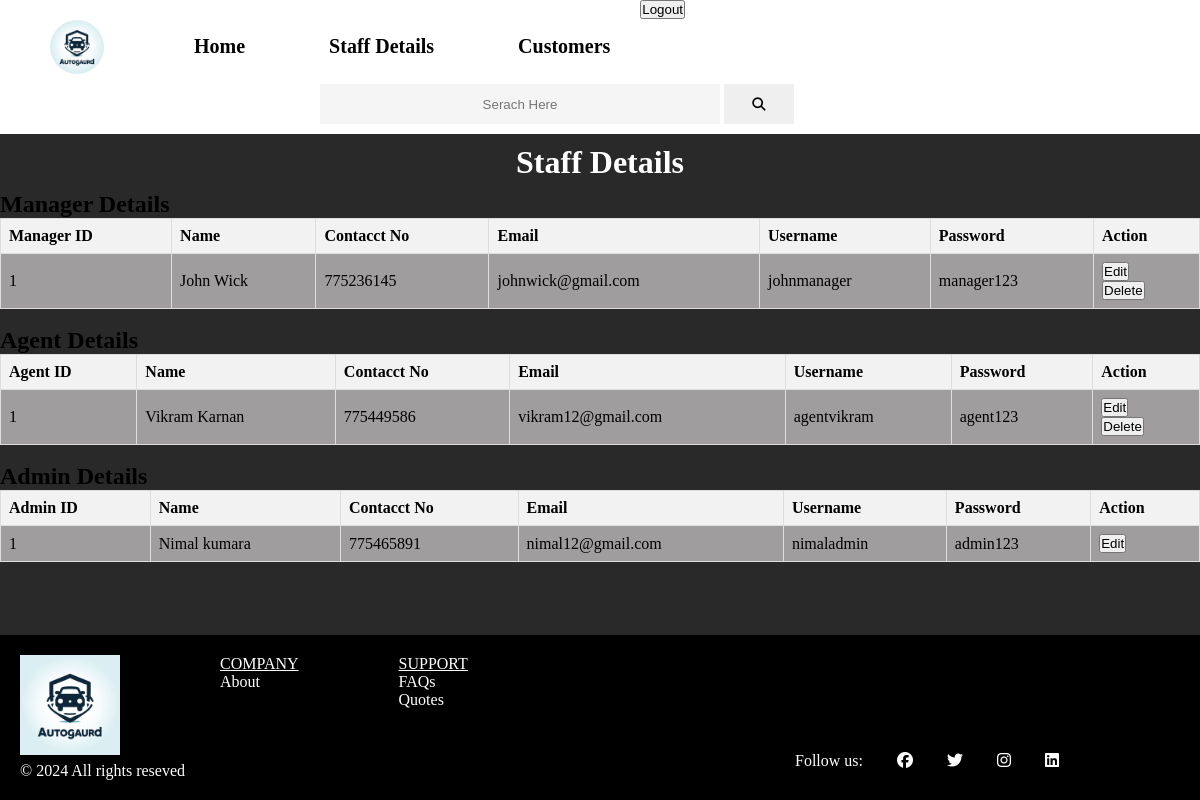
Screenshot of /staff.php (signed in) with the database file from the repository.
### tables this page shows
CREATE TABLE `manager` (
  `man_id` int(4) NOT NULL,
  `username` varchar(20) NOT NULL,
  `password` varchar(20) NOT NULL,
  `f_name` varchar(30) NOT NULL,
  `l_name` varchar(30) NOT NULL,
  `contact_no` int(10) NOT NULL,
  `email` varchar(40) NOT NULL
);

CREATE TABLE `agent` (
  `agent_id` int(4) NOT NULL,
  `username` varchar(20) NOT NULL,
  `password` varchar(20) NOT NULL,
  `f_name` varchar(30) NOT NULL,
  `l_name` varchar(30) NOT NULL,
  `contact_no` int(10) NOT NULL,
  `email` varchar(40) NOT NULL
);

### staff.php (the view, shortened to what this page needs)
<!DOCTYPE html>
<html lang="en">
<head>
    <link rel="stylesheet" href="styles/commonStyle.css">
    <link rel="stylesheet" href="https://cdnjs.cloudflare.com/ajax/libs/font-awesome/6.5.2/css/all.min.css"
 />
</head>
<body>
    <header>
    <?php
    if(isset($_SESSION['id'])){
        echo '<nav id="nav_bar">
        <img src="image/logo.jpg" alt="Logo" id="logo">
        <ul style="margin-left: 5vh;">
            <li><a href="home.php">Home</a></li>
            <li><a href="insurance.php">Insurance Product</a></li>
            <li><a href="policy.php">My Policy</a></li>
            <li><a href="claims.php">Claims</a></li>
            <li><a href="Payment.php">Payments</a></li>
            <li><a href="about.php">About Us</a></li>
            <li><a href="contact.php">Contact Us</a></li>
        </ul>
        <a href="user_account.php"><img src="image/profile.jpeg" alt="profile" id="profile_pic"></a>
        <form method="post" action="user.php">
        <button name="logout">Logout</button>
        </form>
        <div id="menu_iconn">
            <p><i class="fa-solid fa-bars" onclick="toggleDropdown()"></i></p>
        </div>
    </nav>';
    }
    else if(isset($_SESSION['staff'])){
        if ($_SESSION['staff']==1){
            echo '<nav id="nav_bar">
            <img src="image/logo.jpg" alt="Logo" id="logo">
            <ul style="margin-left: 5vh;">
                <li><a href="home.php">Home</a></li>
                <li><a href="staff.php">Staff Details</a></li>
                <li><a href="customer.php">Customers</a></li>
            </ul>
            <form method="post" action="register ins.php">
            <button name="logout">Logout</button>
            </form>
            <div id="menu_iconn">
                <p><i class="fa-solid fa-bars" onclick="toggleDropdown()"></i></p>
            </div>
        </nav>';
        }
    }
    ?>
        <div class="container_1">
            <input type="text" name="search_engine" placeholder="Serach Here">
            <button><i class="fa-solid fa-magnifying-glass"></i></button>
        </div>
    </header>
    <main>
        <div class="agent_div">
            <h1>Staff Details</h1>
            <h2>Manager Details</h2>
            <?php
                require 'config.php';
                if(isset($_SESSION['staff'])){
                $sql = "SELECT * FROM manager ";
                $result = $con->query($sql);
                echo '<table id="manager_table">
                <tr>
                    <th>Manager ID</th>
                    <th>Name</th>
                    <th>Contacct No</th>
                    <th>Email</th>
                    <th>Username</th>
                    <th>Password</th>
                    <th>Action</th></tr>';
                if ($result->num_rows > 0){
                    while($row=$result->fetch_assoc())
                    {
                        echo "<tr>";
                        echo '<td>'.$row['man_id'].'</td><td>'.$row['f_name']." ".$row['l_name'].'</td><td>'.$row['contact_no'].'</td><td>'.$row['email'].'</td><td>'.$row['username'].'</td><td>'.$row['password'].'</td><td>
                        <form method="post" action="sign up.php">
                            <input type="hidden" name="id" value="'.$row['man_id'].'">
                            <input type="hidden" name="f_name" value="'.$row['f_name'].'">
                            <input type="hidden" name="l_name" value="'.$row['l_name'].'">
                            <input type="hidden" name="phone" value="'.$row['contact_no'].'">
                            <input type="hidden" name="email" value="'.$row['email'].'">
                            <input type="hidden" name="username" value="'.$row['username'].'">
                            <input type="hidden" name="password" value="'.$row['password'].'">
                            <input type="submit" name="edit" value="Edit">
                        </form>
                        <form method="post" action="staff validate.php">
                            <input type="hidden" name="dlt" value="'.$row['man_id'].'">
                            <input type="submit" name="delete" value="Delete">
                        </form>
                        </td></tr>';
                    }
                }
                echo '</table><br>';
                $sql1 = "SELECT * FROM agent ";
                $result1 = $con->query($sql1);
                echo '<h2>Agent Details</h2><table id="agent_table">
                <tr>
                    <th>Agent ID</th>
                    <th>Name</th>
                    <th>Contacct No</th>
                    <th>Email</th>
                    <th>Username</th>
                    <th>Password</th>
                    <th>Action</th></tr>';
                if ($result1->num_rows > 0){
                    while($row=$result1->fetch_assoc())
                    {
                        echo "<tr>";
                        echo '<td>'.$row['agent_id'].'</td><td>'.$row['f_name']." ".$row['l_name'].'</td><td>'.$row['contact_no'].'</td><td>'.$row['email'].'</td><td>'.$row['username'].'</td><td>'.$row['password'].'</td><td>
                        <form method="post" action="sign up.php">
                            <input type="hidden" name="id" value="'.$row['agent_id'].'">
                            <input type="hidden" name="f_name" value="'.$row['f_name'].'">
                            <input type="hidden" name="l_name" value="'.$row['l_name'].'">
                            <input type="hidden" name="phone" value="'.$row['contact_no'].'">
                            <input type="hidden" name="email" value="'.$row['email'].'">
                            <input type="hidden" name="username" value="'.$row['username'].'">
                            <input type="hidden" name="password" value="'.$row['password'].'">
                            <input type="submit" name="ag-edit" value="Edit">
                        </form>
                        <form method="post" action="staff validate.php">
                            <input type="hidden" name="dlt" value="'.$row['agent_id'].'">
                            <input type="submit" name="delete" value="Delete">
                        </form>
                        </td></tr>';
                    }
                }
                echo '</table><br>';
                $sql2 = "SELECT * FROM admin ";
                $result2 = $con->query($sql2);
                echo '<h2>Admin Details</h2><table id="admin_table">
                <tr>
                    <th>Admin ID</th>
                    <th>Name</th>
                    <th>Contacct No</th>
                    <th>Email</th>
                    <th>Username</th>
                    <th>Password</th>
                    <th>Action</th></tr>';
                if ($result2->num_rows > 0){
                    while($row=$result2->fetch_assoc())
                    {
                        echo "<tr>";
                        echo '<td>'.$row['admin_id'].'</td><td>'.$row['f_name']." ".$row['l_name'].'</td><td>'.$row['contact_no'].'</td><td>'.$row['email'].'</td><td>'.$row['username'].'</td><td>'.$row['password'].'</td><td>
                        <form method="post" action="sign up.php">
                            <input type="hidden" name="id" value="'.$row['admin_id'].'">
                            <input type="hidden" name="f_name" value="'.$row['f_name'].'">
                            <input type="hidden" name="l_name" value="'.$row['l_name'].'">
                            <input type="hidden" name="phone" value="'.$row['contact_no'].'">
                            <input type="hidden" name="email" value="'.$row['email'].'">
                            <input type="hidden" name="username" value="'.$row['username'].'">
                            <input type="hidden" name="password" value="'.$row['password'].'">
                            <input type="submit" name="ad-edit" value="Edit">
                        </form>
                        </td></tr>';
                    }
                }
                echo '</table><br>';
                }
            ?>
        </div>
    </main>
    <footer>
        <div class="footer_div">
            <img src="image/logo.jpg" alt="Logo">
            <ul>
                <li><u>COMPANY</u></li>
                <li><a href="about.php">About</a></li>
            </ul>
            <ul>
                <li><u>SUPPORT</u></li>
                <li><a href="faq.php">FAQs</a></li>
                <li><a href="insurance.php">Quotes</a></li>
            </ul>
        </div>
        <div class="copy_">
            <p>&copy; 2024 All rights reseved</p>
            <ul>
                <li>Follow us: </li>
                <li><a href="#"><i class="fa-brands fa-facebook"></a></i></li>
                <li><a href="#"><i class="fa-brands fa-twitter"></a></i></li>
                <li><a href="#"><i class="fa-brands fa-instagram"></a></i></li>
                <li><a href="#"><i class="fa-brands fa-linkedin"></a></i></li>
            </ul>
        </div>
    </footer>
</body>
</html>

### styles/commonStyle.css (style rules this page uses)
* { padding: 0; margin: 0; }
#nav_bar { display: flex; background-color: white; width: 100%; }
#nav_bar ul { margin-left: 75vh; margin-top: 25px; }
#nav_bar li { display: inline-block; list-style-type: none; padding-left: 30px; padding-right: 30px; padding-top: 10px; padding-bottom: 10px; margin-left: 20px; }
#nav_bar a { font-size: 20px; text-decoration: none; font-weight: bold; color: black; }
#logo { margin-top: 20px; margin-left: 50px; width: 4.5%; border-radius: 50px; }
.container_1 { background-color: white; }
.container_1 input { width: 400px; height: 40px; margin-left: 54%; margin-top: 10px; margin-bottom: 10px; border: 1px solid black; border: none; outline: none; text-align: center; background-color: whitesmoke; }
.container_1 button { margin: 0; width: 70px; height: 40px; border: none; cursor: pointer; }
body { background-color: #292929; }
.footer_div { position: fixed; display: flex; background-color: black; width: 100%; height: 125px; bottom: 0; padding: 20px; }
.footer_div img { width: 100px; height: 100px; }
.footer_div ul { margin-left: 100px; }
.footer_div li { list-style-type: none; color: white; }
.footer_div a { text-decoration: none; color: white; }
.copy_ { position: fixed; display: flex; bottom: 20px; left: 65%; }
.copy_ p { color: white; position: fixed; bottom: 20px; left: 20px; }
.copy_ li { display: inline-block; color: white; padding-left: 15px; padding-right: 15px; padding-top: 10px; padding-bottom: 10px; }
.copy_ a { color: white; }
@media screen and (max-width:1700px) { #nav_bar ul { margin-left: 50vh; margin-top: 25px; } }
@media screen and (max-width:1700px) { .container_1 input { width: 400px; height: 40px; margin-left: 85vh; margin-top: 10px; margin-bottom: 10px; border: 1px solid black; border: none; outline: none; text-align: center; background-color: whitesmoke; } }
.agent_div table { border-collapse: collapse; width: 100%; }
.agent_div th, td { border: 1px solid #dddddd; text-align: left; padding: 8px; }
.agent_div th { background-color: #f2f2f2; }
.agent_div tr:nth-child(even) { background-color: #9f9d9d; }
.agent_div tr { background-color: #cbc9c9; }
.agent_div h1 { color: white; top: auto; text-align: center; margin: 10px; ; }
@media screen and (max-width:1400px) { #nav_bar ul { margin-left: 15vh; margin-top: 25px; } }
@media screen and (max-width:1400px) { .container_1 input { width: 400px; height: 40px; margin-left: 40vh; margin-top: 10px; margin-bottom: 10px; border: 1px solid black; border: none; outline: none; text-align: center; background-color: whitesmoke; } }

### rows the page displays
manager: man_id "1", f_name "John", l_name "Wick", contact_no "775236145", email "johnwick@gmail.com", username "johnmanager", password "manager123"
agent: agent_id "1", f_name "Vikram", l_name "Karnan", contact_no "775449586", email "vikram12@gmail.com", username "agentvikram", password "agent123"

### other values shown
$row['admin_id'] "1"
$row['f_name'] "Nimal"
$row['l_name'] "kumara"
$row['contact_no'] "775465891"
$row['email'] "nimal12@gmail.com"
$row['username'] "nimaladmin"
$row['password'] "admin123"
